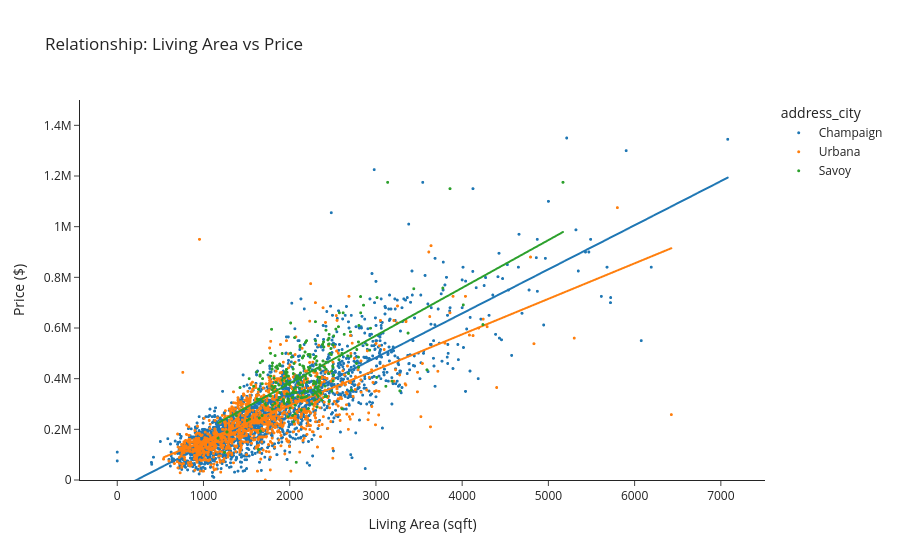

Write notebook code for a chart like this one.
### Markdown cell above
:::{caution} Correlation ≠ causation
The matrix above tells us which features *move together* with price. It does not tell us that adding a bathroom causes a price jump — bigger houses tend to have more bathrooms *and* sell for more, so the correlation captures both effects.
:::

### Living Area vs Price

Living area is almost always the single strongest predictor of price. The OLS trend line on each city makes the slope — *roughly the implied price per square foot* — directly visible.

### Code cell
# Price vs Living Area
fig = px.scatter(
    df,
    x="living_area",
    y="price",
    color="address_city",
    trendline="ols",
    title="Relationship: Living Area vs Price",
    labels={"living_area": "Living Area (sqft)", "price": "Price ($)"},
    hover_data=["address_street"],
    template="simple_white",
)
fig.update_traces(marker=dict(size=3))
fig.update_yaxes(range=[0, 1500000])
fig.show()

### Figure 1 — Plotly figure (JSON) as saved in the notebook; plotly's stock layout.template omitted (floating-point values rounded to 4 significant figures; data arrays with more than 128 entries replaced by an {"elided": "..."} marker saying what was removed)
{"data": [{"customdata": {"elided": "2325x1 str values"}, "hovertemplate": "address_city=Champaign<br>Living Area (sqft)=%{x}<br>Price ($)=%{y}<br>address_street=%{customdata[0]}<extra></extra>", "legendgroup": "Champaign", "marker": {"color": "#1F77B4", "size": 3, "symbol": "circle"}, "mode": "markers", "name": "Champaign", "showlegend": true, "type": "scattergl", "x": {"elided": "2325 float values"}, "xaxis": "x", "y": {"elided": "2325 int values"}, "yaxis": "y"}, {"hovertemplate": "<b>OLS trendline</b><br>price = 174.029 * living_area + -38530.4<br>R<sup>2</sup>=0.730760<br><br>address_city=Champaign<br>Living Area (sqft)=%{x}<br>Price ($)=%{y} <b>(trend)</b><extra></extra>", "legendgroup": "Champaign", "marker": {"color": "#1F77B4", "size": 3, "symbol": "circle"}, "mode": "lines", "name": "Champaign", "showlegend": false, "type": "scattergl", "x": {"elided": "2316 float values"}, "xaxis": "x", "y": {"elided": "2316 float values"}, "yaxis": "y"}, {"customdata": {"elided": "1158x1 str values"}, "hovertemplate": "address_city=Urbana<br>Living Area (sqft)=%{x}<br>Price ($)=%{y}<br>address_street=%{customdata[0]}<extra></extra>", "legendgroup": "Urbana", "marker": {"color": "#FF7F0E", "size": 3, "symbol": "circle"}, "mode": "markers", "name": "Urbana", "showlegend": true, "type": "scattergl", "x": {"elided": "1158 float values"}, "xaxis": "x", "y": {"elided": "1158 int values"}, "yaxis": "y"}, {"hovertemplate": "<b>OLS trendline</b><br>price = 140.179 * living_area + 14142.6<br>R<sup>2</sup>=0.530821<br><br>address_city=Urbana<br>Living Area (sqft)=%{x}<br>Price ($)=%{y} <b>(trend)</b><extra></extra>", "legendgroup": "Urbana", "marker": {"color": "#FF7F0E", "size": 3, "symbol": "circle"}, "mode": "lines", "name": "Urbana", "showlegend": false, "type": "scattergl", "x": {"elided": "1155 float values"}, "xaxis": "x", "y": {"elided": "1155 float values"}, "yaxis": "y"}, {"customdata": {"elided": "254x1 str values"}, "hovertemplate": "address_city=Savoy<br>Living Area (sqft)=%{x}<br>Price ($)=%{y}<br>address_street=%{customdata[0]}<extra></extra>", "legendgroup": "Savoy", "marker": {"color": "#2CA02C", "size": 3, "symbol": "circle"}, "mode": "markers", "name": "Savoy", "showlegend": true, "type": "scattergl", "x": {"elided": "254 float values"}, "xaxis": "x", "y": {"elided": "254 int values"}, "yaxis": "y"}, {"hovertemplate": "<b>OLS trendline</b><br>price = 188.477 * living_area + 4575.26<br>R<sup>2</sup>=0.443430<br><br>address_city=Savoy<br>Living Area (sqft)=%{x}<br>Price ($)=%{y} <b>(trend)</b><extra></extra>", "legendgroup": "Savoy", "marker": {"color": "#2CA02C", "size": 3, "symbol": "circle"}, "mode": "lines", "name": "Savoy", "showlegend": false, "type": "scattergl", "x": {"elided": "254 float values"}, "xaxis": "x", "y": {"elided": "254 float values"}, "yaxis": "y"}], "layout": {"legend": {"title": {"text": "address_city"}, "tracegroupgap": 0}, "title": {"text": "Relationship: Living Area vs Price"}, "xaxis": {"anchor": "y", "domain": [0, 1], "title": {"text": "Living Area (sqft)"}}, "yaxis": {"anchor": "x", "domain": [0, 1], "range": [0, 1500000], "title": {"text": "Price ($)"}}}}
